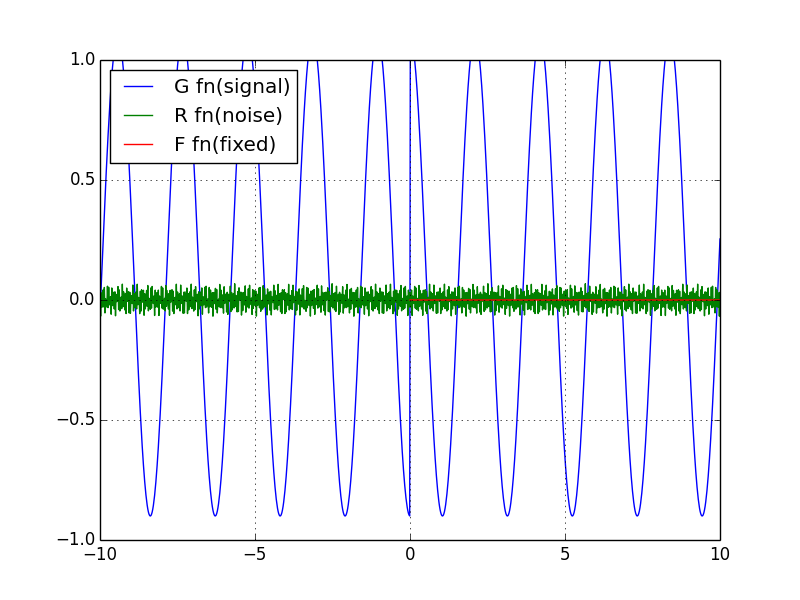

The script that saved this image:
#!/usr/bin/env python

import numpy as np
import matplotlib.pyplot as plt
import matplotlib.image as img
from numpy.fft import *
import math

T = math.pi * 2
PI = math.pi

## Signal
def fn_G(t):
  return np.sign((2 * PI) * (t / T)) * math.cos((2 * PI) * ((3 * t) / T)) + 0.1

## Noise
def fn_R(t):
  return 0.05 * math.cos((2 * PI) * ((130 * t) / T)) + 0.018 * math.cos((2 * PI) * ((40 * t) / T)) 

if __name__ == "__main__":
  x = np.linspace(-10,10,1000)

  plt.figure()

  g_vec = np.vectorize(fn_G)(x)
  plt.plot(x, g_vec)

  r_vec = np.vectorize(fn_R)(x)
  plt.plot(x, r_vec)

  N = 1001
  m=(N+1)/2

  yyy=fft(r_vec)/N;
  print yyy
  spektras=abs(2*yyy[1:m])    #harmoniku amplitudes 
  spektras[1]=spektras[1]/2   # pastovi dedamoji 

  plt.plot(range(len(spektras)), spektras)

  spektras_c0=np.real(yyy[1]) # pastovi dedamoji
  spektras_c=np.real(2*yyy[2:m]) # cos amplitudes 
  spektras_s=-np.imag(2*yyy[2:m]) # sin amplitudes

  plt.legend(['G fn(signal)', 'R fn(noise)', 'F fn(fixed)', 'True'],loc='best')
  plt.axis([-10, 10, -1, 1])
  plt.grid(True)
  plt.aa = True
  plt.savefig("app_3.png")

